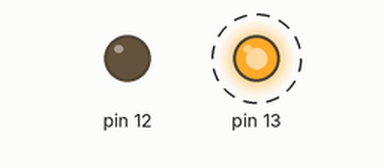
This sketch was run on a simulated Arduino Uno, built with avr-gcc and run on an emulated ATmega328P. Shown: output pins drawn as LEDs (lit = HIGH). Dashed ring = blinking. The local clock reads 2024-03-15 10:24:30 at power-on unless the sketch sets it; what the sketch prints to the serial monitor is not drawn.

Above: at 0.5 s.
Timing chart, 0 to 4.6 s (numbered marks = the images above):
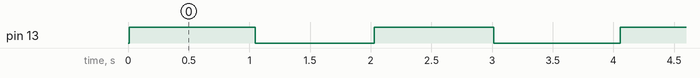

The sketch:

Lab5Exercise2.ino
```cpp
#include <ThreeWire.h>
#include <RtcDS1302.h>
ThreeWire myWire(4,5,2); // IO, SCLK, CE
RtcDS1302<ThreeWire> Rtc(myWire);
RtcDateTime i;

void printDateTime(const RtcDateTime& dt){
 Serial.print(dt.Year(), DEC);
 Serial.print('/');
 Serial.print(dt.Month(), DEC);
 Serial.print('/');
 Serial.print(dt.Day(), DEC);
 Serial.print(' ');
 Serial.print(dt.Hour(), DEC);
 Serial.print(':');
 Serial.print(dt.Minute(), DEC);
 Serial.print(':');
 Serial.print(dt.Second(), DEC);
 Serial.println();
 Serial.print("Total Seconds since 1/1/2000 : ");
 Serial.print(dt.TotalSeconds());
 Serial.println();
}

void setup() {
 pinMode(13, OUTPUT);
  pinMode(12, OUTPUT);
  digitalWrite(12, LOW);

 Serial.begin(9600);
 Rtc.Begin();
 RtcDateTime setting_time(2020,2,2,23,0,0);
 // year, month, dayOfMonth, hour, minute, second
 printDateTime(setting_time);
 //Try to comment This line
 Rtc.SetDateTime(setting_time);
 RtcDateTime now = Rtc.GetDateTime();
 i = now.TotalSeconds();
 Serial.println("start");
}

void loop() {
 RtcDateTime now = Rtc.GetDateTime();

 if(now.TotalSeconds() <= i+120){
 if(now.TotalSeconds()% 2 == 0){
   digitalWrite(13, HIGH);
   printDateTime(now);
 }
 else if(now.TotalSeconds()% 2 == 1)
 {
  digitalWrite(13, LOW);
  printDateTime(now);
 }
}
  else if(now.TotalSeconds() > i+120)
 {
  digitalWrite(13, LOW);
  Serial.println("stop");
 }
}
```

Measured:
- by itself, pin 13: alternates HIGH for 1.0 s and LOW for 1.0 s, 122 changes in all, then stays LOW
